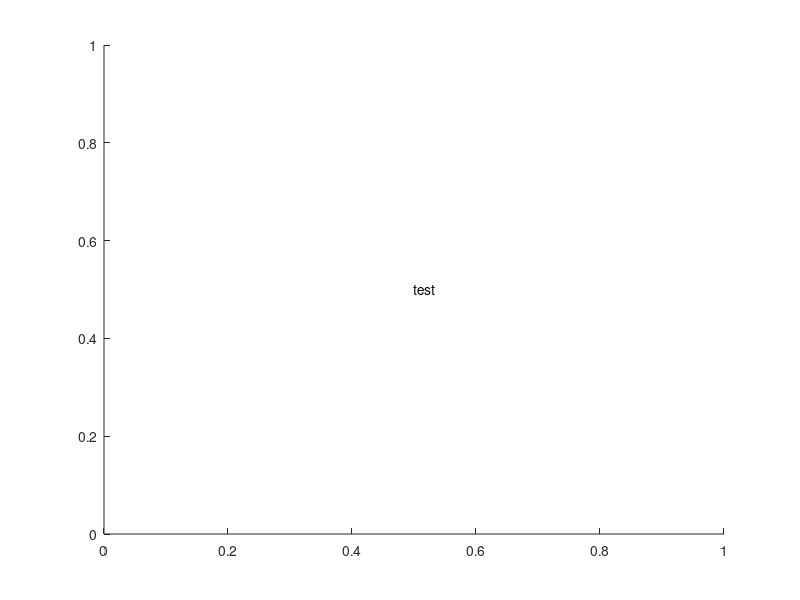

MATLAB code for this plot: (Note: this script raises an error after producing the figure.)
%% plotscriiiiiipt!

%load('LFT HS14 diff.mat')

%% 1 plot of the LFT map

figure(40);clf;
text(0.5,0.5,'test')
xtx=round(linspace(1,F.n_angles,7));
xlab={'','-45','',0,'','45',''};

for i=1:4
subplot(1,4,i)
imshow(squeeze(F.LFT(:,i,:)),[2 10]/1000);
set(gca,'YDir','normal')
title(sprintf('rod %u',i))
xlabel(sprintf('ang. pos.\n [deg]'))
    axis on
    set(gca,'ytick',[])
    
xticks(xtx)
xticklabels(xlab)    
end

% add one y axis labelz
subplot(1,4,1)
ylabel('rod height, [pixel]')
%ytx=round(f_PixReCalc(linspace(354,2127,5),refac));
for i=1:5
    ylab{i}=sprintf('%.0f',f_plane2height(ytx(i)*refac,1));

    
end
%yticks(ytx)
%yticklabels(ylab)

% overall title



%% LFT axial profile plot per rod
figure(41);clf;gca();
hold on

x=1:imrange(2,2);
xlft=f_plane2lft(x*refac);
xheight=f_plane2height(x*refac,0);


for i=1:4
    plotlft=mean(F.LFT,3);
    plot(plotlft(:,i),1:size(F.LFT,1),'displayname',...
        sprintf('Rod %d',i))
end
grid on
xlbl='mean attenuation integral';
xlabel(xlbl)
title(sprintf('mean LFT signal per rod vs rod height \n X-Ray annular flow'))
ylabel('rod height [pixel]')
legend()
%%
figure('Name', 'median filter for 4 rods');clf;gca();hold on;

yy=mean(F.LFT,3);
yyy=medfilt1(yy);
y=yy;
filt=(abs(yyy-y)./y)>0.05;
y(filt)=yyy(filt);
disp([i,sum(filt)])



for i=1:4
    subplot(2,2,i)
    hold on
    plot(yy(:,i))
    plot(y(:,i))
    title(sprintf('rod %u',i))
    xlim([0 500])
    %ylim([-0.1,2])
    
    if or(i==2,i==4)
        set(gca,'yticklabel',[])
        ylabel(ylbl)
    end
    if or(i==1,i==2)
        set(gca,'xticklabel',[])
        xlabel('plug height')
    end
    grid on 
    
end
grid on

cl3crop=180:420; %manually extracted from the graph
d2ocrop=97:156;


%% LFT axial profile plot per rod, with median filter
figure(41);clf;gca();
hold on

x=1:imrange(2,2);
xheight=f_plane2height(x*refac,0);
xlft=f_plane2lft(x*refac);


for i=1:4
    plot(xheight,y(:,i));
end
grid on
ylbl='mean attenuation integral';
ylabel(ylbl)
title('blubb')

%xlim(round([250,2200]/refac))
%ylim([-0.5,1.5])


xfitw=[450,775];
xfitwrange=f_plane2height(xfitw(1):xfitw(2),0); % WATER FIT

xfitc=[950,2100];
xfitcrange=f_plane2height(xfitc(1):xfitc(2),0); % WATER FIT

line([xfitwrange(1),xfitwrange(1)],[0,0.2],'color','b')
line([xfitwrange(end),xfitwrange(end)],[0,0.4],'color','b')

line([xfitcrange(1),xfitcrange(1)],[0,0.5],'color','r') 
line([xfitcrange(end),xfitcrange(end)],[0,1.1],'color','r')

xfitwRange2=round(xfitw(1)/refac):round(xfitw(2)/refac);
xfitcRange2=round(xfitc(1)/refac):round(xfitc(2)/refac);

xnew=linspace(0,8,101);

for i =1:4
    pw(i,:)=polyfit(xheight(xfitwRange2),y(xfitwRange2,i)',1);
    pc(i,:)=polyfit(xheight(xfitcRange2),y(xfitcRange2,i)',1);
    
    yfitw(i,:)=polyval(pw(i,:),xnew);
    yfitc(i,:)=polyval(pc(i,:),xnew);
        
    %plot(xnew,yfitw(i,:))
    %plot(xnew,yfitc(i,:))
    
end

    
ylim([-0.2 1.2])
xlabel('Rod height [cm]')









